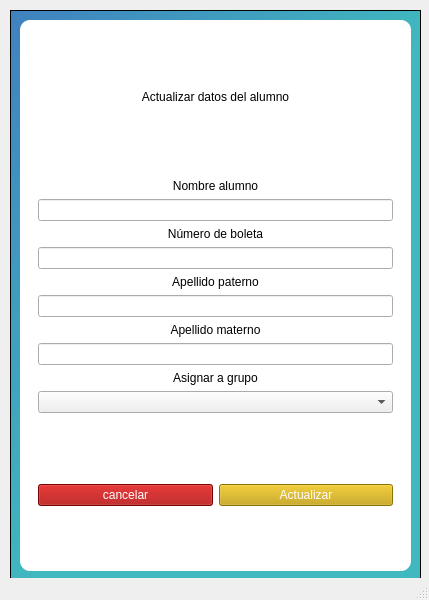
<?xml version="1.0" encoding="UTF-8"?>
<ui version="4.0">
 <class>MainWindow</class>
 <widget class="QMainWindow" name="MainWindow">
  <property name="geometry">
   <rect>
    <x>0</x>
    <y>0</y>
    <width>429</width>
    <height>600</height>
   </rect>
  </property>
  <property name="windowTitle">
   <string>Registros</string>
  </property>
  <widget class="QWidget" name="centralwidget">
   <widget class="QFrame" name="frame">
    <property name="geometry">
     <rect>
      <x>10</x>
      <y>10</y>
      <width>411</width>
      <height>571</height>
     </rect>
    </property>
    <property name="styleSheet">
     <string notr="true">QFrame{
	
	background-color: qlineargradient(spread:pad, x1:0, y1:0, x2:1, y2:1, stop:0 rgba(64, 129, 191, 255), stop:0.524752 rgba(64, 184, 191, 255));
}</string>
    </property>
    <property name="frameShape">
     <enum>QFrame::StyledPanel</enum>
    </property>
    <property name="frameShadow">
     <enum>QFrame::Raised</enum>
    </property>
    <layout class="QVBoxLayout" name="verticalLayout">
     <item>
      <widget class="QFrame" name="card">
       <property name="styleSheet">
        <string notr="true">QFrame{
background-color:rgb(255, 255, 255);
border-radius:10px;
}</string>
       </property>
       <property name="frameShape">
        <enum>QFrame::StyledPanel</enum>
       </property>
       <property name="frameShadow">
        <enum>QFrame::Raised</enum>
       </property>
       <layout class="QVBoxLayout" name="verticalLayout_3">
        <item>
         <widget class="QLabel" name="label_5">
          <property name="text">
           <string>Actualizar datos del alumno</string>
          </property>
          <property name="alignment">
           <set>Qt::AlignCenter</set>
          </property>
         </widget>
        </item>
        <item>
         <widget class="QFrame" name="frame_2">
          <property name="frameShape">
           <enum>QFrame::StyledPanel</enum>
          </property>
          <property name="frameShadow">
           <enum>QFrame::Raised</enum>
          </property>
          <layout class="QVBoxLayout" name="verticalLayout_2">
           <item>
            <widget class="QLabel" name="label">
             <property name="text">
              <string>Nombre alumno</string>
             </property>
             <property name="alignment">
              <set>Qt::AlignCenter</set>
             </property>
            </widget>
           </item>
           <item>
            <widget class="QLineEdit" name="nombre_input">
             <property name="inputMethodHints">
              <set>Qt::ImhUppercaseOnly</set>
             </property>
             <property name="text">
              <string/>
             </property>
             <property name="alignment">
              <set>Qt::AlignCenter</set>
             </property>
            </widget>
           </item>
           <item>
            <widget class="QLabel" name="label_4">
             <property name="text">
              <string>Número de boleta</string>
             </property>
             <property name="alignment">
              <set>Qt::AlignCenter</set>
             </property>
            </widget>
           </item>
           <item>
            <widget class="QLineEdit" name="boleta_input">
             <property name="text">
              <string/>
             </property>
             <property name="maxLength">
              <number>10</number>
             </property>
             <property name="alignment">
              <set>Qt::AlignCenter</set>
             </property>
            </widget>
           </item>
           <item>
            <widget class="QLabel" name="label_2">
             <property name="text">
              <string>Apellido paterno</string>
             </property>
             <property name="alignment">
              <set>Qt::AlignCenter</set>
             </property>
            </widget>
           </item>
           <item>
            <widget class="QLineEdit" name="appa_input">
             <property name="inputMethodHints">
              <set>Qt::ImhUppercaseOnly</set>
             </property>
             <property name="text">
              <string/>
             </property>
             <property name="alignment">
              <set>Qt::AlignCenter</set>
             </property>
            </widget>
           </item>
           <item>
            <widget class="QLabel" name="label_3">
             <property name="text">
              <string>Apellido materno</string>
             </property>
             <property name="alignment">
              <set>Qt::AlignCenter</set>
             </property>
            </widget>
           </item>
           <item>
            <widget class="QLineEdit" name="apma_input">
             <property name="inputMethodHints">
              <set>Qt::ImhUppercaseOnly</set>
             </property>
             <property name="text">
              <string/>
             </property>
             <property name="alignment">
              <set>Qt::AlignCenter</set>
             </property>
            </widget>
           </item>
           <item>
            <widget class="QLabel" name="label_6">
             <property name="text">
              <string>Asignar a grupo</string>
             </property>
             <property name="alignment">
              <set>Qt::AlignCenter</set>
             </property>
            </widget>
           </item>
           <item>
            <widget class="QComboBox" name="grupos_box">
             <property name="sizePolicy">
              <sizepolicy hsizetype="Preferred" vsizetype="Minimum">
               <horstretch>0</horstretch>
               <verstretch>0</verstretch>
              </sizepolicy>
             </property>
             <property name="maximumSize">
              <size>
               <width>16777215</width>
               <height>50</height>
              </size>
             </property>
             <property name="maxVisibleItems">
              <number>100</number>
             </property>
            </widget>
           </item>
          </layout>
         </widget>
        </item>
        <item>
         <widget class="QFrame" name="frame_3">
          <property name="frameShape">
           <enum>QFrame::StyledPanel</enum>
          </property>
          <property name="frameShadow">
           <enum>QFrame::Raised</enum>
          </property>
          <layout class="QHBoxLayout" name="horizontalLayout_2">
           <item>
            <widget class="QPushButton" name="regresar_alu_btn">
             <property name="styleSheet">
              <string notr="true">background-color: rgb(164, 0, 0);
color: rgb(255, 255, 255);</string>
             </property>
             <property name="text">
              <string>cancelar</string>
             </property>
            </widget>
           </item>
           <item>
            <widget class="QPushButton" name="guardar_alu_btn">
             <property name="styleSheet">
              <string notr="true">background-color: rgb(196, 160, 0);
color: rgb(255, 255, 255);</string>
             </property>
             <property name="text">
              <string>Actualizar</string>
             </property>
            </widget>
           </item>
          </layout>
         </widget>
        </item>
       </layout>
      </widget>
     </item>
    </layout>
   </widget>
  </widget>
  <widget class="QStatusBar" name="statusbar"/>
 </widget>
 <resources/>
 <connections/>
</ui>
